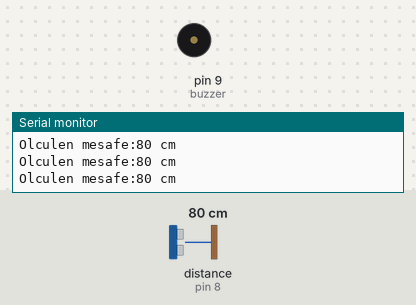
A sketch run on a simulated Arduino Uno, built with avr-gcc and run on an emulated ATmega328P. Parts: buzzer (waves = sounding), the last lines printed to the serial monitor. Wiring (inferred from the names in the program): ultrasonic range finder: trigger pin 7; echo pin 8. The inputs (shaded band) are chosen by the test bench; at power-on: distance to the obstacle (sensor on pin 8) 80 cm. The echo pulse lasts 58.3 µs per cm.

Above: at 1.2 s.
1.3 s: distance to the obstacle (sensor on pin 8) set to 55 cm
4.3 s: distance to the obstacle (sensor on pin 8) set to 45 cm
At 4.61 s:
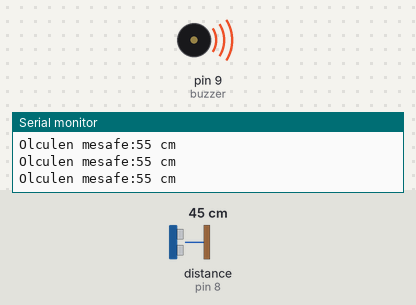
7.3 s: distance to the obstacle (sensor on pin 8) set to 22 cm
At 7.46 s:
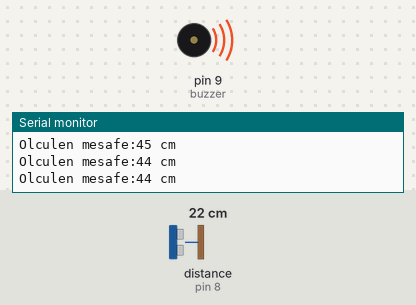
10.3 s: distance to the obstacle (sensor on pin 8) set to 18 cm
At 10.9 s:
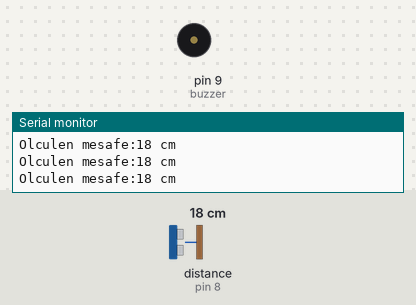
11.8 s: distance to the obstacle (sensor on pin 8) set to 23 cm
At 12.21 s:
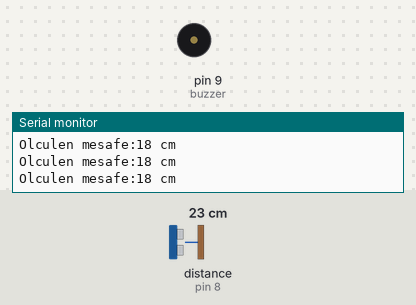
Timing chart, 0 to 15.8 s (numbered marks = the images above; inputs shaded):
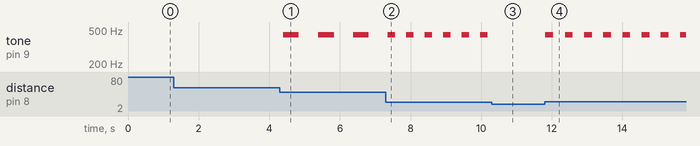

Measured:
- the behaviour switches between 50 and 49 cm on distance to the obstacle (sensor on pin 8) (found by bisection; images 0 and 1)
- the behaviour switches between 21 and 20 cm on distance to the obstacle (sensor on pin 8) (found by bisection; images 2 and 3)
- after the input at 4.3 s, tone on pin 9 (buzzer): alternates 440 Hz for 0.44 s and silent for 0.55 s, starting after 0.09 s
- after the input at 7.3 s, tone on pin 9 (buzzer): alternates 440 Hz for 0.21 s and silent for 0.31 s, starting after 0.27 s
- after the input at 10.3 s, tone on pin 9 (buzzer): stops changing and stays silent
- after the input at 11.8 s, tone on pin 9 (buzzer): alternates 440 Hz for 0.22 s and silent for 0.32 s, starting at once

The sketch:

sketch_may31bc.ino
```cpp
const int trigPin=7;
const int echoPin=8;
const int buzzer=9;

void setup() {
  // put your setup code here, to run once:
  Serial.begin(9600);
  pinMode(trigPin,OUTPUT);
  pinMode(echoPin,INPUT);
  pinMode(buzzer,OUTPUT);
}

void loop() {
  // put your main code here, to run repeatedly:
  long duration , mesafe;

  digitalWrite(trigPin,LOW);
  delayMicroseconds(2);

  digitalWrite(trigPin,HIGH);
  delayMicroseconds(10);

  digitalWrite(trigPin,LOW);

  duration=pulseIn(echoPin,HIGH);
  mesafe = microsecondToCentimeters(duration);

  if (mesafe >200)
    mesafe =200;

  if (mesafe>20 && 50 >mesafe)
  {
      melodi(mesafe*10);
    }


  Serial.print("Olculen mesafe:");
  Serial.print(mesafe);
  Serial.println(" cm");
  delay(100);
}

long microsecondToCentimeters(long mesafe)
{
  return mesafe /29/2;
  }

int melodi(int dly)
{
  tone(buzzer,440);
  delay(dly);
  noTone(buzzer);
  delay(dly);

  }
```
